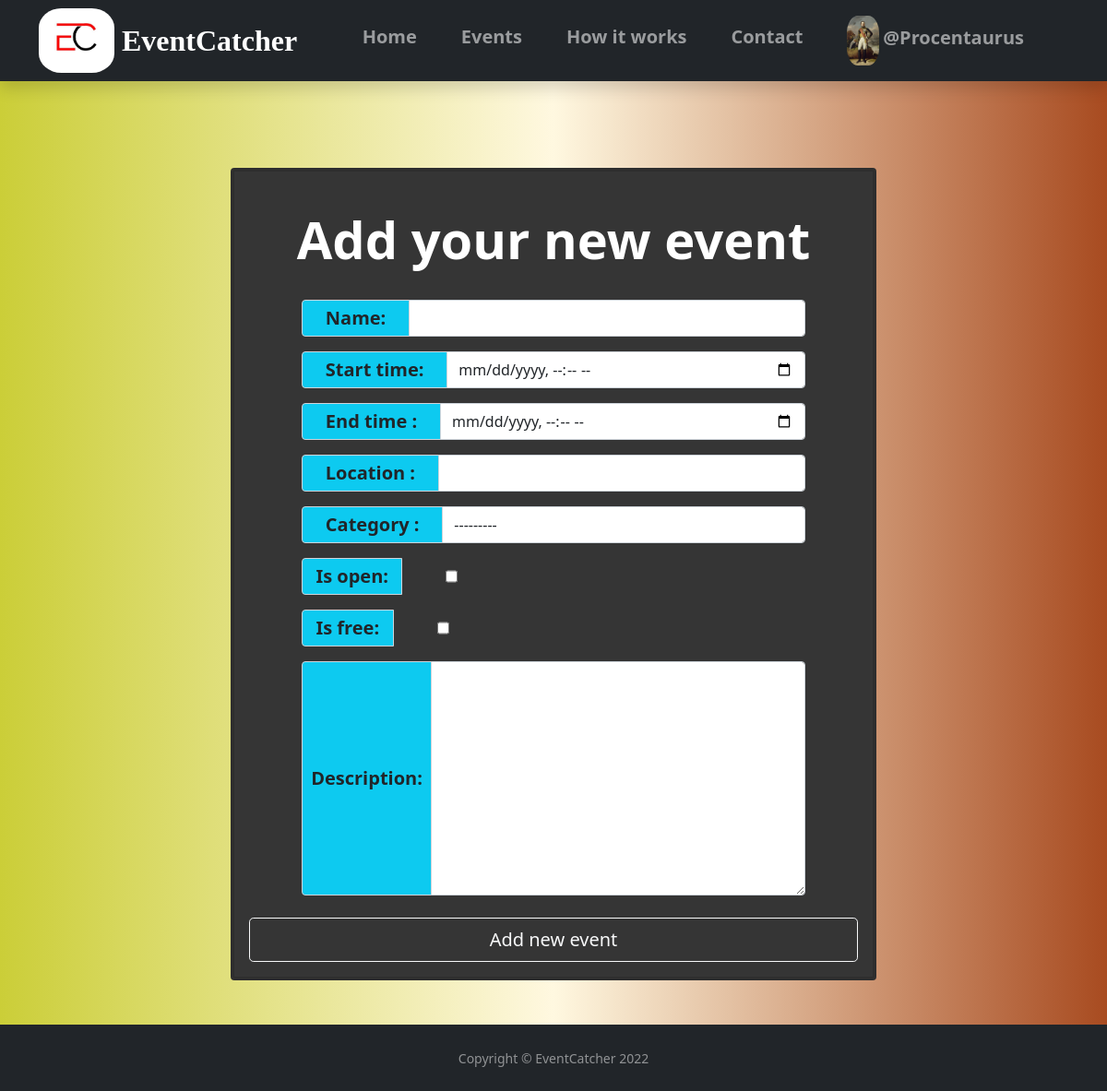
The app's page /addEvent/ (signed in) with its own data.
### main/models.py (models this page shows, shortened)
class MyUser(AbstractBaseUser):
    def user_directory_path(instance, filename):
        return 'profileImages/user_{0}/{1}'.format(instance.id, filename)
    email = models.EmailField(max_length=50, unique=True)
    username = models.CharField(max_length=30, unique=True)
    date_joined = models.DateTimeField(verbose_name="date joined", auto_now_add=True)
    last_login = models.DateTimeField(verbose_name="last login", auto_now=True)
    hide_mail = models.BooleanField(default=True)
    phone_number = models.PositiveIntegerField(null=True, unique=True, validators=[MinValueValidator(111111111), MaxValueValidator(999999999)])
    friends = models.ManyToManyField('self', blank=True)
    image = models.ImageField(null=True, blank=True, upload_to=user_directory_path, default="model.png")
    is_admin = models.BooleanField(default=False)
    is_active = models.BooleanField(default=True)
    is_superuser = models.BooleanField(default=False)
    is_staff = models.BooleanField(default=False)
    USERNAME_FIELD = 'email'
    REQUIRED_FIELDS = ['username']
    objects = MyUserManager()
    def __str__(self):
        return self.username

### main/decorators.py (the view)
    def wrapper_func(request, *args, **kwargs):
        if not request.user.is_authenticated:
            return redirect('home')
        else:
           return view_func(request, *args, **kwargs)

### main/views.py (called while the page is built)
@unauthenticatedUser
def addEvent(request):
    form = CreateEventForm()
    context = {'form':form}
    return render(request,'main/addEvent.html', context)

### main/templates/main/addEvent.html (shortened to what this page needs)
{% extends 'main.html' %}
{% load static %}
{% block content %}
<main>
    <div class="d-flex justify-content-center my-5">
        <div class="card mt-5 rounded border-4" style="width:700px; background-color:rgb(53, 53, 53)">
            <div class="card-body">
                <h1 class="text-center display-4 fw-bold text-white my-4"> Add your new event</h1>
                <form method="POST" enctype="multipart/form-data">
                    {% for field in form %}
                        <div class="row d-flex">
                            <div class="col-sm-1">
                            </div>
                            <div class="col-sm-10">
                                <div class="input-group my-2">
                                    {% if field.name == 'is_open' or field.name == 'is_free' %}
                                        <span class="input-group-text bg-info fs-5 fw-bold p-1 me-5 text-dark w-10">&nbsp;&nbsp;{{field.label_tag}}&nbsp;&nbsp;</span>
                                        {{field}}
                                    {% elif field.name == 'description' %}
                                        <span class="input-group-text bg-info fs-5 fw-bold p-1 text-dark">&nbsp;{{field.label_tag}}&nbsp;</span>
                                        {{field}}
                                    {% else %}
                                        <span class="input-group-text bg-info fs-5 fw-bold p-1 text-dark">&nbsp;&nbsp;&nbsp;&nbsp;{{field.label_tag}}&nbsp;&nbsp;&nbsp;&nbsp;</span>
                                        {{field}}
                                    {% endif %}
                                </div>
                            </div>
                            <div class="col-sm-1">
                            </div>
                        </div>
                    {% endfor %}
                </form>
                <div class="d-grid mt-3">
                    <input id="request" class="btn btn-lg btn-outline-light px-5" type="submit" value="Add new event">
                </div>
            </div>
        </div>
    </div>
</main>
{% endblock content %}

### templates/navbar.html (shortened to what this page needs)
{% load static %}
<section>
    <nav class="navbar navbar-expand-lg navbar-dark bg-dark shadow fixed-top p-1">
        <div class="container">
        <a class="navbar-brand me-2" href="#">
            <img id="logoimg" src="{% static 'images/logo.jpg' %}" alt="LOGO" id="logo">
        </a>
        <a class="navbar-brand" href="#"><span id="logofont">EventCatcher</span></a>
        <div class="collapse navbar-collapse" id="navbarResponsive">
            <ul class="navbar-nav ms-auto">
                <li class="nav-item mx-3 mt-2">
                    <a class="nav-link" href="{% url 'home' %}"><span class="fw-bold fs-5">Home</span></a>
                </li>
                <li class="nav-item mx-3  mt-2">
                    <a class="nav-link" href="{% url 'eventshowdown' %}"><span class="fw-bold fs-5">Events</span></a>
                </li>
                <li class="nav-item mx-3  mt-2">
                    <a class="nav-link" href="#"><span class="fw-bold fs-5">How it works</span></a>
                </li>
                <li class="nav-item mx-3  mt-2">
                    <a class="nav-link" href="#"><span class="fw-bold fs-5">Contact</span></a>
                </li>
                {% if request.user.is_authenticated %}
                <li class="nav-item mx-3">
                    <a class="nav-link" href="{% url 'userprofile' request.user.id %}">
                        <img class="avatar" src="{{ request.user.image.url }}">
                        <span id="navusername" class="text-nowrap fs-5 me-4 fw-bold">@{{request.user}}</span>
                    </a>
                </li>
                {% endif %}
            </ul>
        </div>
    </nav>
    <div style="height:86px;"></div>
</section>

### static/css/main.css (style rules this page uses)
#logofont { font-family:'Times New Roman', Times, serif; font-weight: 900; font-size: 32px; }
#logoimg { border-radius: 30%; max-height: 70px; padding: 0; }
body { background-color: white; background-image: linear-gradient(to right, #cbce38 ,#fff8e0, #a84b20); }
.avatar { max-width: 54px; max-height:54px; margin: 0; border-radius: 35%; }

### records on screen
MyUser: user.image (picture), user "Procentaurus"

### other values on screen
{{ field.label_tag }} "Name:" "Start time:" "End time :" "Location :" "Category :"
{{ field.label_tag }} "Is open:" "Is free:"
{{ field.label_tag }} "Description:"
